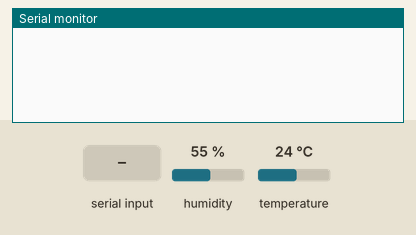
Simulated run of this sketch. Board: Arduino Mega 2560, built with avr-gcc and run on an emulated ATmega2560. Shown: the last lines printed to the serial monitor. The inputs (shaded band) are chosen by the test bench; at power-on: temperature 24 °C, humidity 55 %.

Above: at 1.2 s.
1.3 s: "1" received over the second serial link
At 1.7 s:
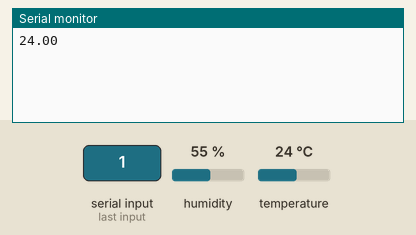
4.3 s: temperature set to 12 °C
At 5.7 s:
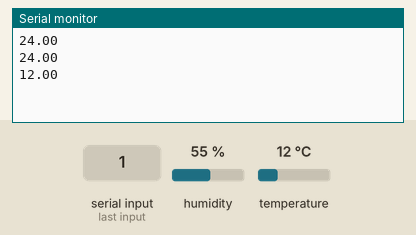
5.8 s: temperature set to 19 °C
At 7.8 s:
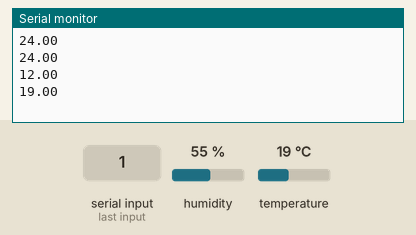
Timing chart, 0 to 9.3 s (numbered marks = the images above; inputs shaded):
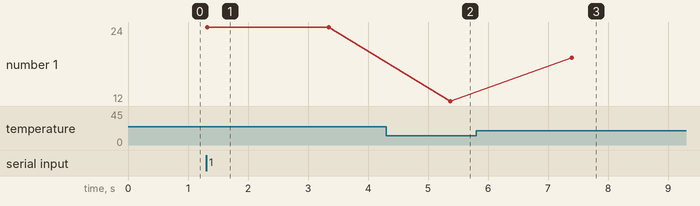

Measured:
- after the input at 1.3 s, the serial monitor: prints a new line at once (image 1)
- after the input at 4.3 s, the serial monitor: prints a new line after 1.1 s (image 2)
- after the input at 5.8 s, the serial monitor: prints a new line after 1.6 s (image 3)
- plotted number 1: 24 → 12 after the input at 4.3 s, 12 → 19 after the input at 5.8 s

The sketch:

temperature-over-bluetooth.ino
```cpp
#include "DHT.h"
//#include <SoftwareSerial.h>

#define DHTPIN 21      // Digital pin connected to the DHT sensor
#define DHTTYPE DHT11   // DHT 11

#define LEDPIN 11

DHT dht(DHTPIN, DHTTYPE);

// Teensy 5V <--> HC-05 Vcc
// Teensy Ground <--> HC-05 GND
#define rxPin 7 // Teensy pin 7 <--> HC-05 Tx
#define txPin 8 // Teensy pin 8 <--> HC-05 Rx
//SoftwareSerial BTSerial =  SoftwareSerial(rxPin, txPin);

void setup() {
  // Setup serial for monitor
  Serial.begin(9600);

  // Setup DHT Sensor
  pinMode(DHTPIN, INPUT);
  dht.begin();

  // Setup Serial1 for BlueTooth
  Serial1.begin(9600); // Default communication rate of the Bluetooth module
}

void loop() {
  if(Serial1.available() > 0){ // Checks whether data is comming from the serial port
    digitalWrite(LEDPIN, HIGH);

//  float h = dht.readHumidity();
    float t = dht.readTemperature();
//  float f = dht.readTemperature(true);
//  float hif = dht.computeHeatIndex(f, h);
//  float hic = dht.computeHeatIndex(t, h, false);


    Serial.println(t);
    Serial1.println(t);
//    Serial.print(F("{Humidity_%:"));
//    Serial.print(h);
//    Serial.print(F(",Temperature_C:"));
//    Serial.print(t);
//    Serial.print(F(",Temperature_F:"));
//    Serial.print(f);
//    Serial.print(F(",Heat_index_C:"));
//    Serial.print(hic);
//    Serial.print(F(",Heat_index_F:"));
//    Serial.print(hif);
//    Serial.println(F("}"));

//    Serial1.print(F("{Humidity_%:"));
//    Serial1.print(h);
//    Serial1.print(F(",Temperature_C:"));
//    Serial1.print(t);
//    Serial1.print(F(",Temperature_F:"));
//    Serial1.print(f);
//    Serial1.print(F(",Heat_index_C:"));
 //   Serial1.print(hic);
//    Serial1.print(F(",Heat_index_F:"));
//    Serial1.print(hif);
//    Serial1.println(F("}"));

    delay(1000);
    digitalWrite(LEDPIN, LOW);
    delay(1000);
 }
}
```
